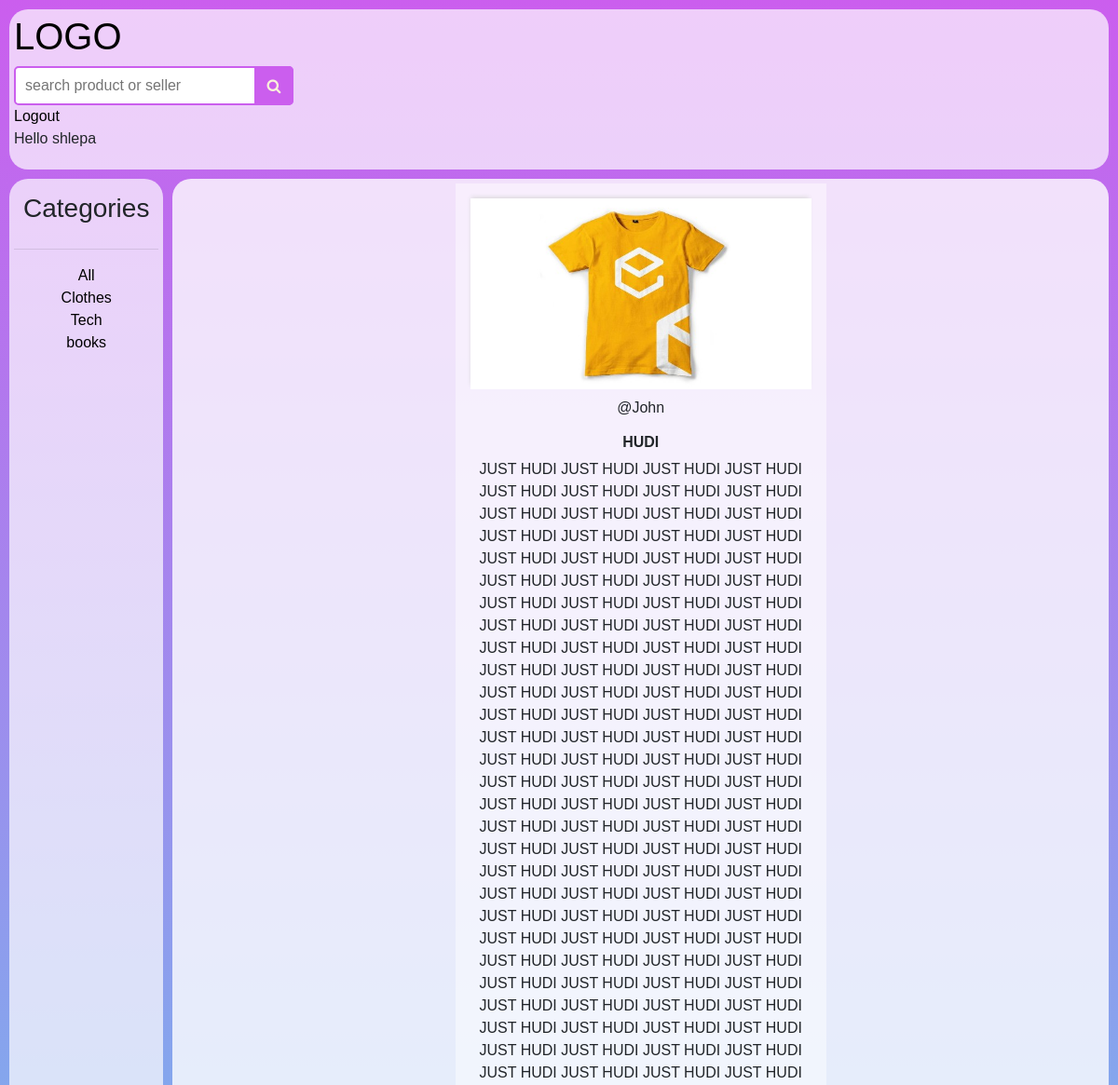
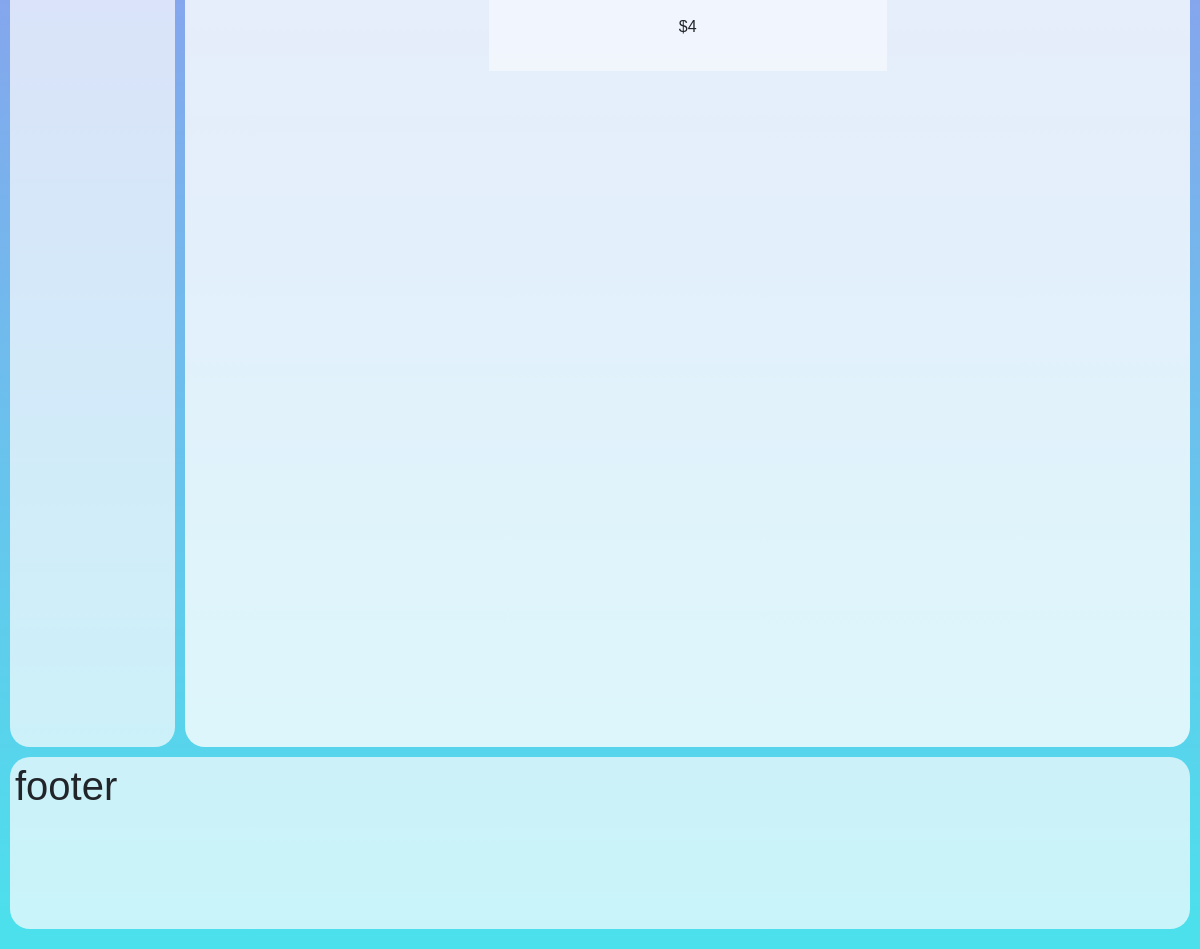
The page /product/c60f9ee2-b746-11ec-a160-94de8021488a/ (signed in) on the database its author committed (2 pictures, top to bottom).
### store/models.py (models this page shows, shortened)
class User(AbstractUser):
    email = models.EmailField(unique=True,max_length=250)
    avatar = models.ImageField(null=True, default="avatar.svg")

class Category(models.Model):
    name = models.CharField(max_length=200, db_index=True)
    slug = models.SlugField(max_length=200, db_index=True, unique=True)
    class Meta:
        ordering = ('name',)
        verbose_name = 'Category'
        verbose_name_plural = 'Categories'

class Product(models.Model):
    seller =  models.ForeignKey(User,on_delete=models.CASCADE ,related_name='products')
    category = models.ForeignKey(Category, related_name='products',on_delete=models.SET_NULL,null=True)
    name = models.CharField(max_length=200, db_index=True)
    image = models.ImageField(blank=True,null = True)
    description = models.TextField(blank=True)
    price = models.PositiveIntegerField()
    quantity = models.PositiveIntegerField()
    available = models.BooleanField(default=True)
    created = models.DateTimeField(auto_now_add=True)
    updated = models.DateTimeField(auto_now=True)
    id = models.UUIDField(primary_key=True, default=uuid.uuid1, editable=False)
    class Meta:
        ordering = ('name',)
        verbose_name = 'Товар'
        verbose_name_plural = 'Товары'
    @property
    def ImageURL(self):
        try:
            url = self.image.url
        except:
            url = ''
        return url

### store/views.py (the view)
# urls.py: path('product/<uuid:uuid>/',views.product_detail,name = 'product'),
def product_detail(request,uuid):
    categories = Category.objects.all()
    product = get_object_or_404(Product,id=uuid,available=True)
    context = {'product':product,'categories':categories}
    return render(request,'store/product_detail.html',context)

### store/templates/store/product_detail.html
{% include 'main.html' %}
<nav>
    <h3 style='align:center; padding:10px;'>Categories</h3>
    <hr>
    <div align='center'>
        <a href="{% url 'store' %}">All</a>
    </div>
    {% for category in categories %}
     <div align = 'center'>
        <a href="{% url 'store' %}?search={{category.slug}}">{{category.name}}</a>
    </div>
    {% endfor %}
</nav>
<section>
    <div style='margin:0% 30% 0% 30%' align='center'>
        <div class='product-wrapper'>
        <img src="{{product.ImageURL}}" class='thumbnail'>
        <h6 style=" align: right; padding-top:10px">@{{product.seller.username}}</h6>
        <h6 style=" padding-top:10px;align:left;" ><strong>{{product.name}}</strong></h6>
        <p>{{product.description}}</p>
        <p>${{product.price}}</p>
        </div>
    </div>
</section>
<footer>
    <h1>footer</h1>
</footer>

### templates/main.html (shortened to what this page needs)
<!DOCTYPE html>
{% load static %}
<html lang="en">
<head>
    <link rel='stylesheet' href='https://cdnjs.cloudflare.com/ajax/libs/twitter-bootstrap/4.0.0-alpha/css/bootstrap.min.css'>
    <link rel='stylesheet' href='https://maxcdn.bootstrapcdn.com/font-awesome/4.4.0/css/font-awesome.min.css'>
    <link rel="stylesheet" href="https://cdnjs.cloudflare.com/ajax/libs/meyer-reset/2.0/reset.min.css">
    <link rel="stylesheet" href="https://stackpath.bootstrapcdn.com/bootstrap/4.4.1/css/bootstrap.min.css">
    <link rel="stylesheet" href="{%static 'style/main.css' %}">
</head>
<body>
    <header>
        <div >
        <a href="/">
            <h1>LOGO</h1>
        </a>
        <form action="{% url 'store' %}" method="get" class='form-search'>
            <input type="text" name='search' placeholder='search product or seller' class='input-search'>
            <button type="submit" class='button-search'></button>
        </form>
        {% if request.user.is_authenticated %}
        <a href="{% url 'logout' %}">Logout<a/>
        <p align='left'><span>Hello {{request.user.username}}</span></p>
        {% else %}
        <a href="{% url 'login' %}">LOGIN</a>
        {% endif %}
        </div>
    </header>
</body>
</html>

### static/style/main.css (style rules this page uses)
* { scrollbar-width: thin; scrollbar-color: rgb(255, 255, 255) rgb(0, 0, 0); }
body { font-family: 'Montserrat', sans-serif; display: grid; grid-template-areas: "header header header" "nav section section" "footer footer footer"; grid-template-rows: 1fr 10fr 1fr; grid-template-columns: 1fr 11fr; grid-gap: 10px; margin: 10px; background: linear-gradient(#cb5eee,#4be1ec); }
header { background: #fffeffb2; border-radius: 20px; grid-area: header; }
nav { background: #fffeffb2; border-radius: 20px; grid-area: nav; }
section { background: #ffffffcb; border-radius: 20px; grid-area: section; }
footer { background: #fffeffb2; border-radius: 20px; grid-area: footer; }
header, nav, section, aside, footer { padding: 5px; }
.form-search { vertical-align: middle; position: relative; width: 300px; margin: 0 ; }
.input-search { width: 100%; height: 42px; padding-left: 10px; border: 2px solid #cb5eee; border-radius: 5px; outline: none; background: #ffffff; }
.button-search { position: absolute; top: 0; right: 0px; width: 42px; height: 42px; border: none; background: #cb5eee; border-radius: 0 5px 5px 0; cursor: pointer; }
.button-search:before { content: "\f002"; font-family: FontAwesome; font-size: 16px; color: #F9F0DA; }
.product-wrapper { padding: 1em; background-color: #ffffff6e; }
.thumbnail { width: 100%; height: auto; -webkit-box-shadow: -1px -3px 5px -2px rgba(214,214,214,1); -moz-box-shadow: -1px -3px 5px -2px rgba(214,214,214,1); box-shadow: -1px -3px 5px -2px rgba(214,214,214,1); }
h1,h2,h3,h4,h5,h6 { font-family: 'Montserrat', sans-serif; }
a { color: #000; text-decoration: none; }

### rows shown on the page
User: user.username "shlepa"
Category: name "Clothes"
Category: name "Tech"
Category: name "books"
Product: ImageURL (picture), seller.username "John", name "HUDI", description "JUST HUDI JUST HUDI JUST HUDI JUST HUDI JUST HUDI JUST HUDI JUST HUDI JUST HUDI JUST HUDI JUST HUDI JUST HUDI JUST HUDI JUST HUDI JUST HUDI JUST HUDI JUST HUDI JUST HUDI JUST HUDI JUST HUDI JUST HUDI JUST HUDI JUST HUDI JUST HUDI JUST HUDI JUST HUDI JUST HUDI JUST HUDI JUST HUDI JUST HUDI JUST HUDI JUST HUDI JUST HUDI JUST HUDI JUST HUDI JUST HUDI JUST HUDI JUST HUDI JUST HUDI JUST HUDI JUST HUDI JUST HUDI JUST HUDI JUST HUDI JUST HUDI JUST HUDI JUST HUDI JUST HUDI JUST HUDI JUST HUDI JUST HUDI JUST HUDI JUST HUDI JUST HUDI JUST HUDI JUST HUDI JUST HUDI JUST HUDI JUST HUDI JUST HUDI JUST HUDI JUST HUDI JUST HUDI JUST HUDI JUST HUDI JUST HUDI JUST HUDI JUST HUDI JUST HUDI JUST HUDI JUST HUDI…", price "4"
